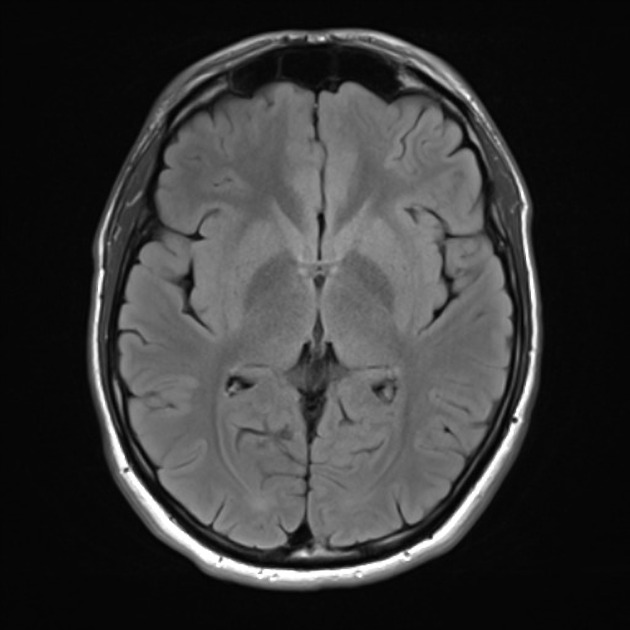
#> input picture 22년 8월/220810_CV1일차(2차원신호의 디지털화)/fig/PD_MRI.jpeg, 630 x 630 px, found by its file name
$ jupyter execute '인삼만들기.ipynb'
#> lines starting #> are read from the running program, lines starting #| are printed output that depends on the picture
[cell 1]
import cv2
import numpy as np
import sys
import matplotlib.pyplot as plt

[cell 2]
img = cv2.imread('./fig/fig/PD_MRI.jpeg')
#> img is the input picture: shape (630, 630, 3); min 1, max 255, mean 55.5

[cell 3]
import glob

[cell 4]
img = np.full((600, 1200,3), (255, 255,255), np.uint8)


## 직선귿기
## line(img, pt1, pt2, color[, thickness[, lineType[, shift]]]) -> img
# img : 그림을 그릴 영상
# pt1, pt2 : 직선의 시작점과 끝점
# color : 직선의 색
# thinkness : 선두께, 기본은 1
# linetype
cv2.line(img, (100,100),(300,100), (0,0,255), 5, cv2.LINE_8)
cv2.line(img,(300, 100), (200, 300), (0,0,255), 10, cv2.LINE_4)
# 방향표시
cv2.arrowedLine(img, (400, 100), (400,300), (255,0,0), 10, cv2.LINE_AA)

# 네모
# rectangle(img, pt1, pt2, color[, thickness[, lineType[, shift]]]) -> im
cv2.rectangle(img, (100,400), (400,500), (0,0,255), 5)
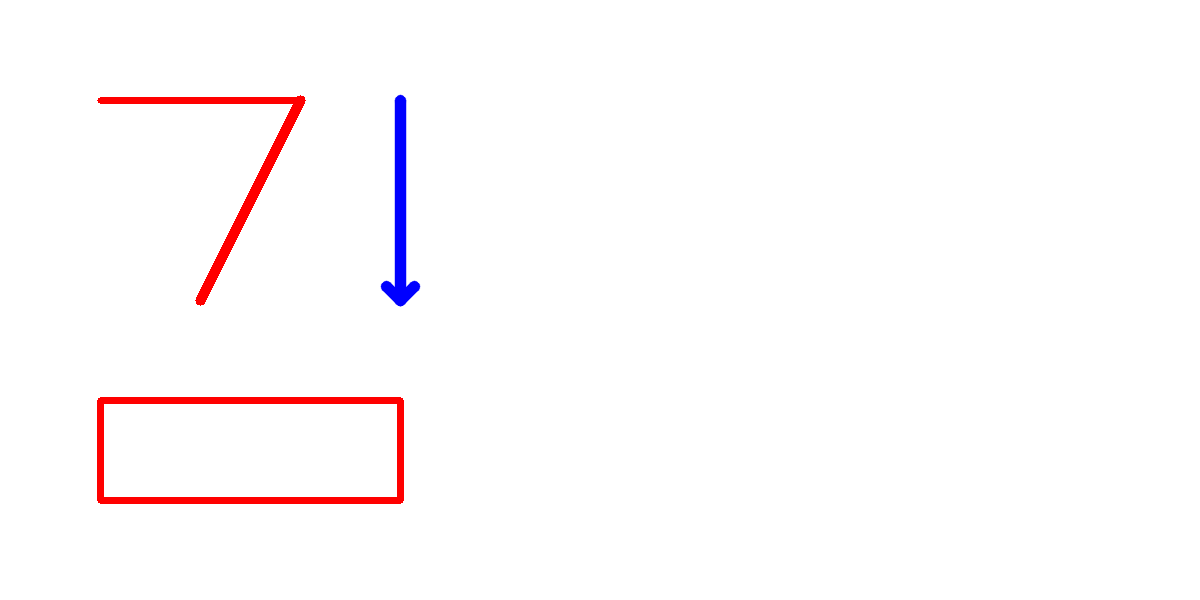
#> img: shape (600, 1200, 3); mean B, G, R 251.7, 250.7, 254
cv2.rectangle(img, (120,420,260,60),(0,255,0), -1 )


cv2.circle(img, (700,300), 100, (0,0,255), 10, cv2.LINE_AA)
# ellipse(img, center, axes, angle, startAngle, endAngle, color[, thickness[, lineType[, shift]]]) -> img
cv2.ellipse(img, (700,300),(50,100), 20, 0, 270, (0,255,255), 10, cv2.LINE_AA)

text = 'Open cv' + cv2.__version__
# putText(img, text, org, fontFace, fontScale, color[, thickness[, lineType[, bottomLeftOrigin]]]) -> img
cv2.putText(img, text, (700,500), cv2.FONT_HERSHEY_COMPLEX, 1, (128,128,128), 1, cv2.LINE_AA)
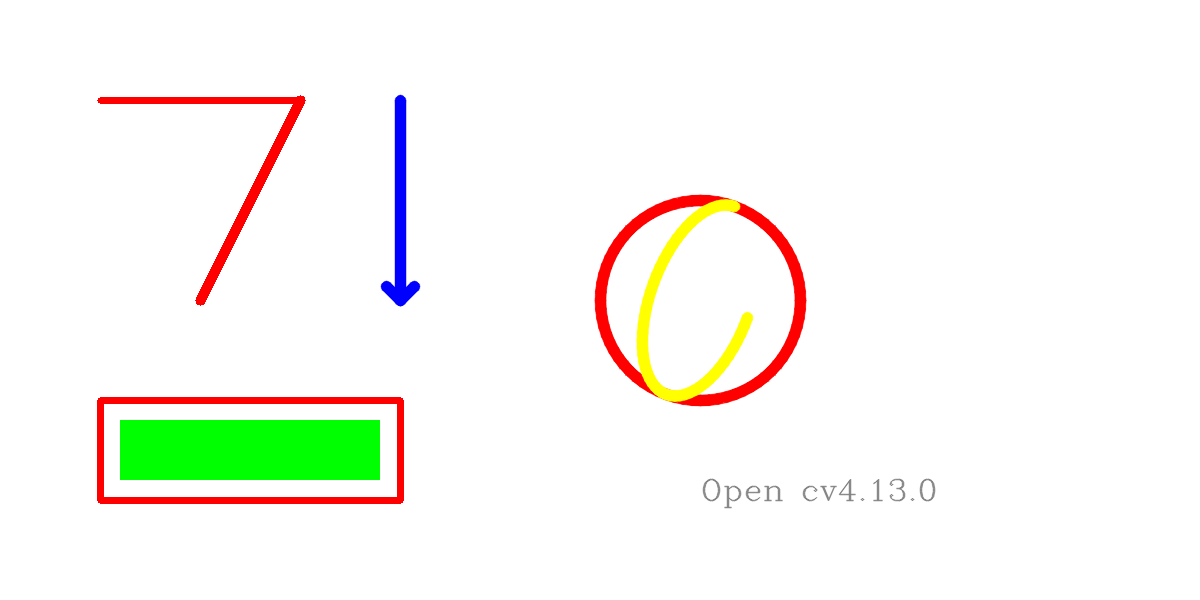
#> img: shape (600, 1200, 3); mean B, G, R 242.2, 248.3, 248.3

cv2.imshow('image', img)

cv2.waitKey()
cv2.destroyAllWindows()

[cell 5]
# 인삼..만들기?

img = np.full((600, 1200,3), (255, 255,255), np.uint8)

cv2.circle(img, (130,200), 80, (0,0,255), 5, cv2.LINE_AA)
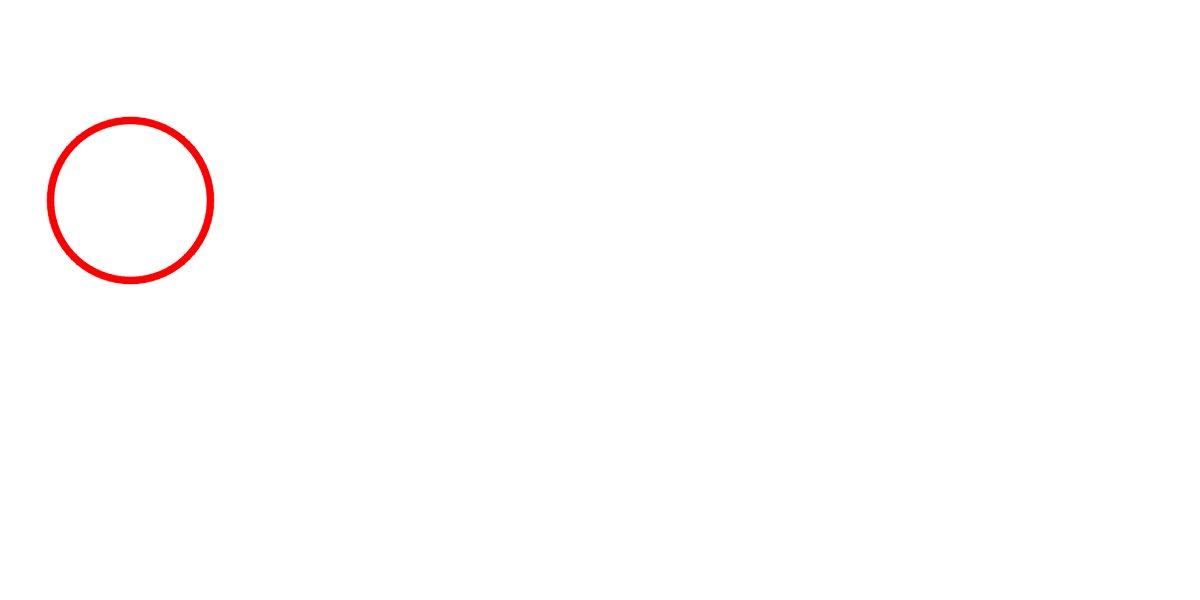
#> img: shape (600, 1200, 3); mean B, G, R 253.7, 253.7, 255
cv2.line(img, (300, 100),(300, 300), (0,0,255), 5, cv2.LINE_8)
cv2.line(img, (100, 300),(100, 400), (0,0,255), 5, cv2.LINE_8)
cv2.line(img, (300, 400),(100, 400), (0,0,255), 5, cv2.LINE_8)

cv2.line(img, (350, 200),(500, 100), (0,0,255), 5, cv2.LINE_8)
cv2.line(img, (400, 155),(500, 200), (0,0,255), 5, cv2.LINE_8)
cv2.line(img, (600, 50),(600, 250), (0,0,255), 5, cv2.LINE_8)
cv2.line(img, (600, 150),(700, 150), (0,0,255), 5, cv2.LINE_8)
cv2.rectangle(img, (650,300), (400,400), (0,0,255), 5)


text = 'Ginseung'
# putText(img, text, org, fontFace, fontScale, color[, thickness[, lineType[, bottomLeftOrigin]]]) -> img
cv2.putText(img, text, (700,500), cv2.FONT_HERSHEY_COMPLEX, 1, (128,128,128), 1, cv2.LINE_AA)
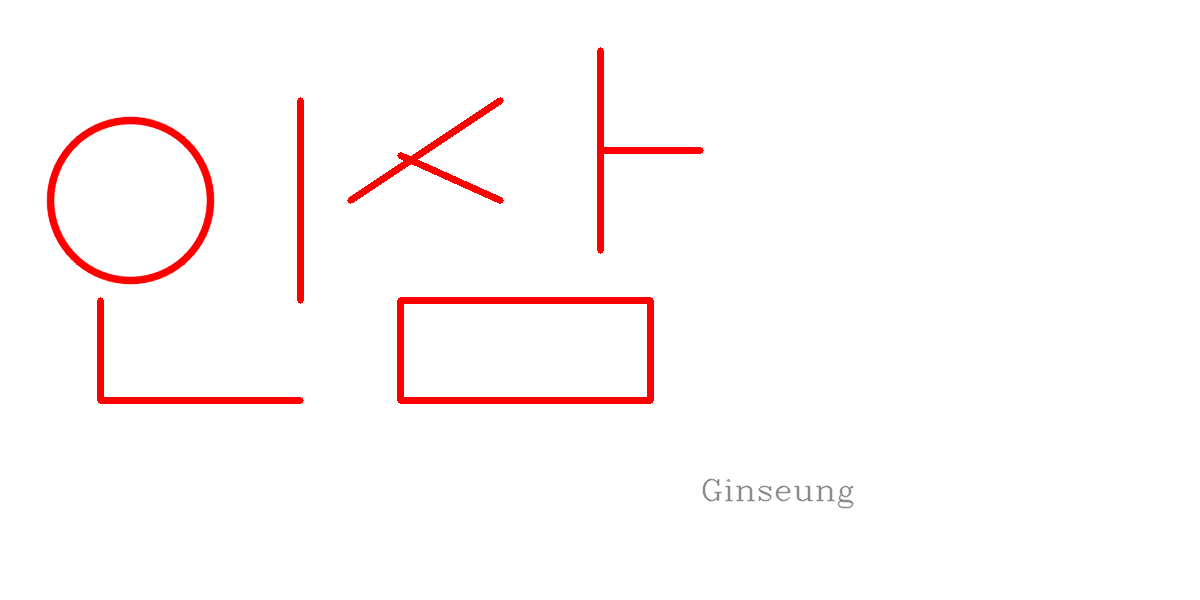
#> img: shape (600, 1200, 3); mean B, G, R 249.1, 249.1, 254.9

cv2.imshow('image', img)

cv2.waitKey()
cv2.destroyAllWindows()
